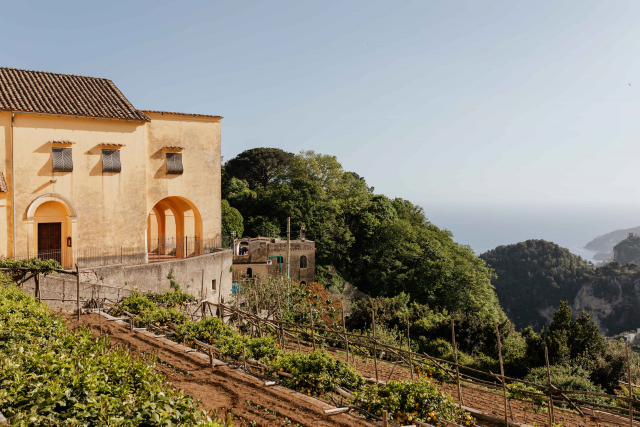
#> input picture data/photo1.jpg, 1280 x 853 px (shown at 1/2 size)
$ python basics.py
#> lines starting #> are read from the running program, lines starting #| are printed output that depends on the picture; after the words box and inside, x2 and y2 are one past the last pixel; in counts of white or black regions, pixels touching at a corner belong together
import cv2 as cv
import numpy as np
img = cv.imread('data/photo1.jpg') #read the file as array
#> img is the input picture: shape (853, 1280, 3); mean B, G, R 119.1, 134.9, 140.9
cv.imshow('photoframe',img) # show the file in a window named "photoframe"
#convert to gray
gray = cv.cvtColor(img,cv.COLOR_BGR2GRAY)
cv.imshow('grey frame',gray)

#Blur
blured=cv.GaussianBlur(img,(11,11),cv.BORDER_DEFAULT)
cv.imshow('blur frame',blured)

#edge  with canny algorithm
img2=cv.Canny(img,125,175)
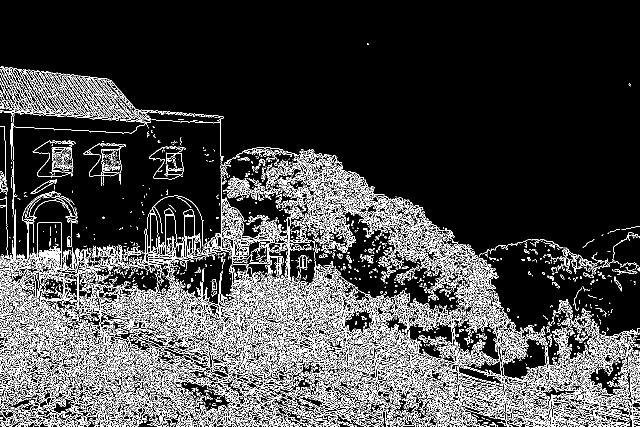
#> img2: shape (853, 1280) (shown at 1/2 size); 15.4% white in thin lines or dots, all inside (x1, y1, x2, y2) = (0, 87, 1280, 853)
cv.imshow('edges',img2)
#edges with sobel alg

# Sobel Edge Detection
sobelx = cv.Sobel(src=gray, ddepth=cv.CV_64F, dx=1, dy=0, ksize=5) # Sobel Edge Detection on the X axis
sobely = cv.Sobel(src=gray, ddepth=cv.CV_64F, dx=0, dy=1, ksize=5) # Sobel Edge Detection on the Y axis
sobelxy = cv.Sobel(src=gray, ddepth=cv.CV_64F, dx=1, dy=1, ksize=5) # Combined X and Y Sobel Edge Detection
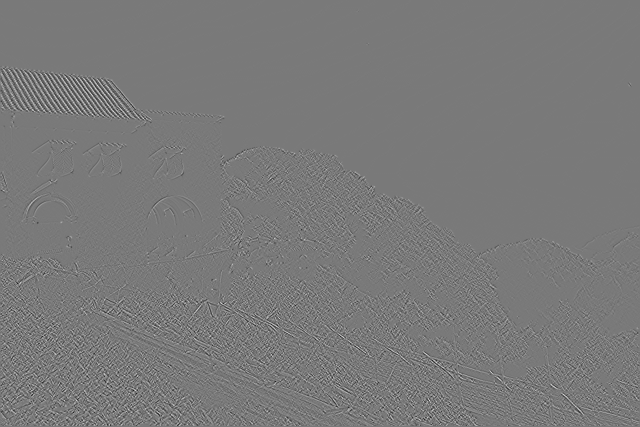
#> sobelxy: shape (853, 1280) float64 (shown at 1/2 size); min -2280, max 2494, mean 0; drawn with min black and max white
# Display Sobel Edge Detection Images
cv.imshow('Sobel X', sobelx)
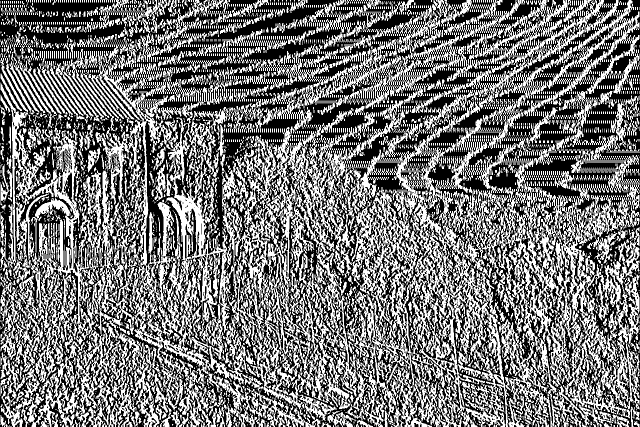
#> window 'Sobel X': shape (853, 1280) (shown at 1/2 size); 46.2% white; 4442 white regions (3280 under 20 px), largest, box (x1, y1, x2, y2) and area: (1, 102, 1019, 853) 235897, (995, 373, 1279, 853) 50102, (883, 0, 1237, 248) 15883
cv.waitKey(0)
cv.imshow('Sobel Y', sobely)
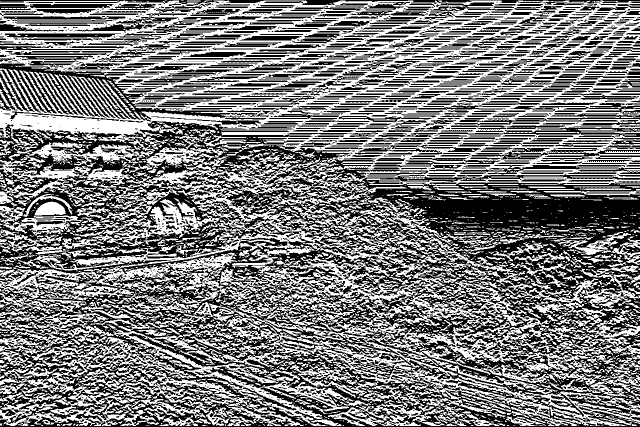
#> window 'Sobel Y': shape (853, 1280) (shown at 1/2 size); 48.3% white; 2958 white regions (2276 under 20 px), largest, box (x1, y1, x2, y2) and area: (0, 1, 1280, 852) 333705, (0, 639, 709, 852) 39987, (124, 396, 475, 500) 8192
cv.waitKey(0)
cv.imshow('Sobel X Y using Sobel() function', sobelxy)
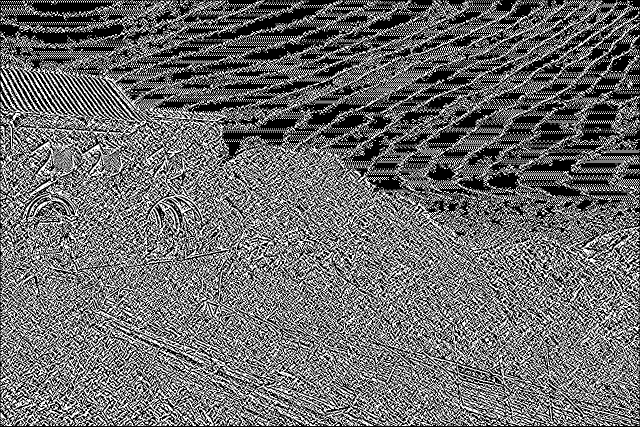
#> window 'Sobel X Y using Sobel() functi': shape (853, 1280) (shown at 1/2 size); 42.3% white in thin lines or dots
cv.waitKey(0)
#dialate image
dialated=cv.dilate(img,(10,3),iterations=50)
cv.imshow('dialated', dialated)
cv.waitKey(0)

#erode image
eroded=cv.erode(dialated,(10,3),iterations=50)
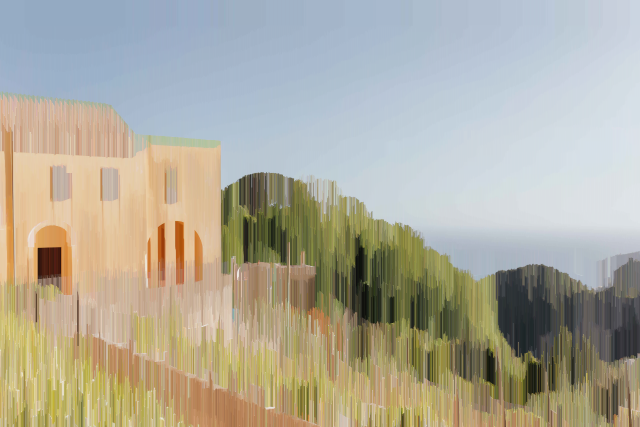
#> eroded: shape (853, 1280, 3) (shown at 1/2 size); mean B, G, R 154.9, 170.1, 174
cv.imshow('eroded', eroded)
cv.waitKey(0)

resized = cv.resize(img,(200,200),interpolation=cv.INTER_LINEAR)
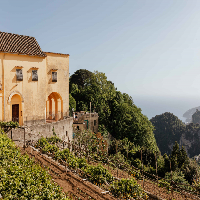
#> resized: shape (200, 200, 3); mean B, G, R 119, 134.8, 140.8
cv.imshow('resize',resized)
cv.waitKey(0)

$ run again, with data/photo2.jpg copied over data/photo1.jpg
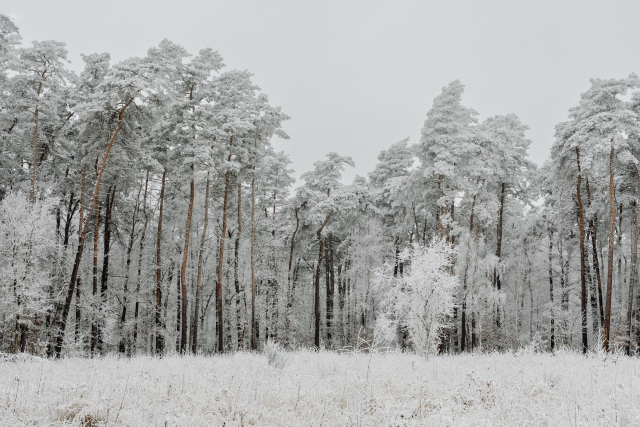
#> input picture data/photo2.jpg, 1280 x 853 px (shown at 1/2 size)
#> img is the input picture: shape (853, 1280, 3); mean B, G, R 165.2, 166.5, 165.5
#> `img2=cv.Canny(img,125,175)`:
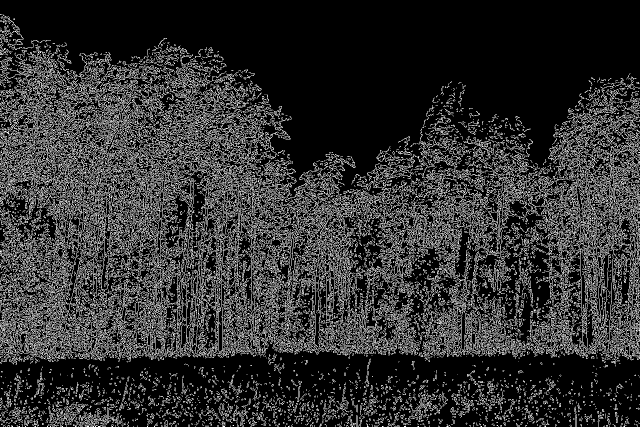
#> img2: shape (853, 1280) (shown at 1/2 size); 19.2% white in thin lines or dots
#> `resized = cv.resize(img,(200,200),interpolation=cv.INTER_LINEAR)`:
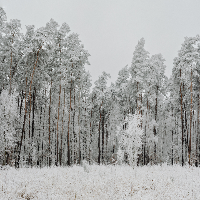
#> resized: shape (200, 200, 3); mean B, G, R 165.1, 166.4, 165.4

$ run again, with data/photo4.jpg copied over data/photo1.jpg
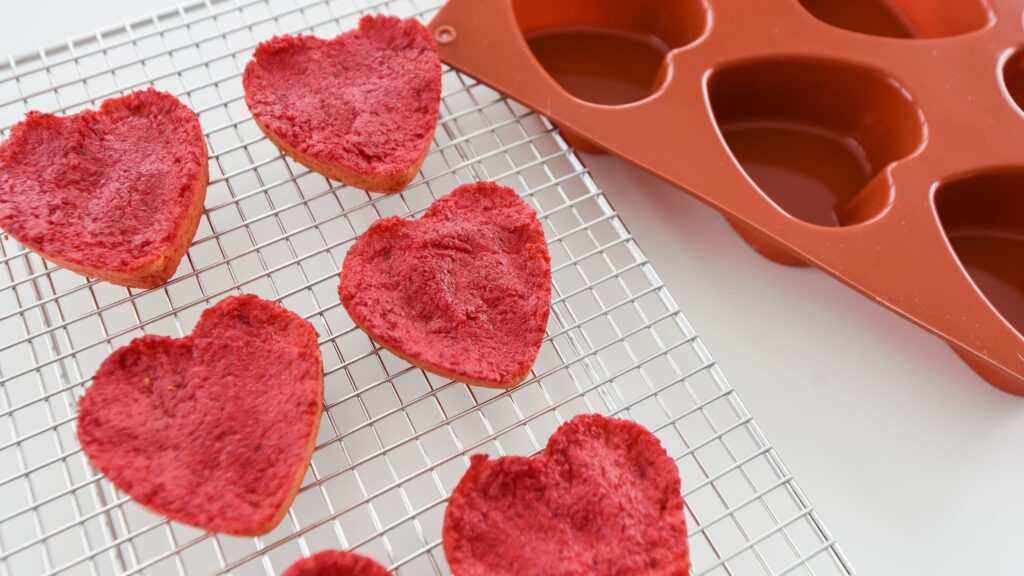
#> input picture data/photo4.jpg, 1024 x 576 px
#> img is the input picture: shape (576, 1024, 3); mean B, G, R 127.5, 132.8, 196.9
#> `img2=cv.Canny(img,125,175)`:
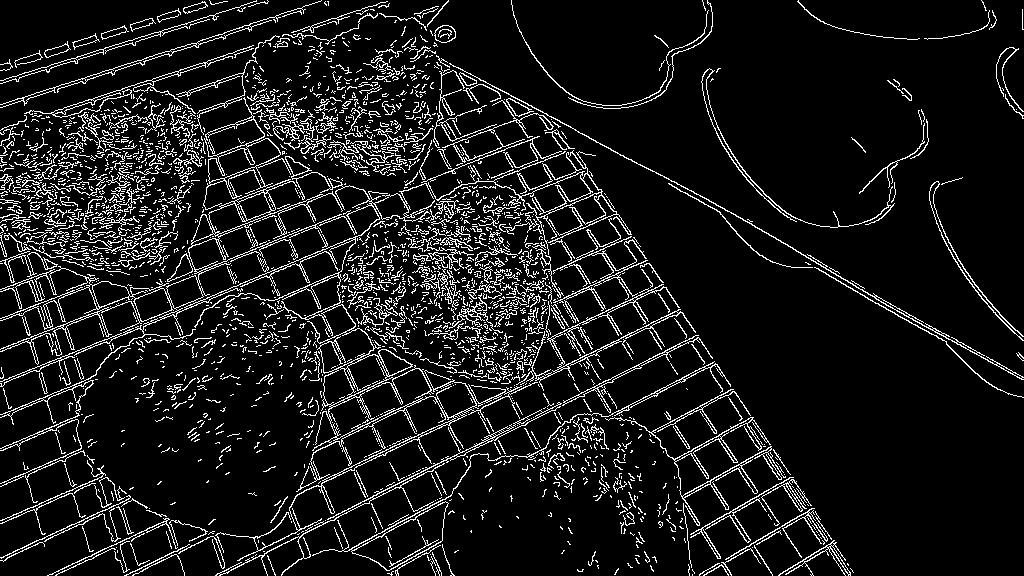
#> img2: shape (576, 1024); 9.7% white in thin lines or dots
#> `resized = cv.resize(img,(200,200),interpolation=cv.INTER_LINEAR)`:
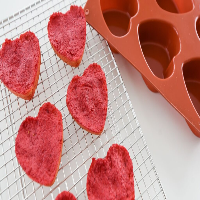
#> resized: shape (200, 200, 3); mean B, G, R 127.4, 132.6, 196.8

$ run again, with data/photo5.jpg copied over data/photo1.jpg
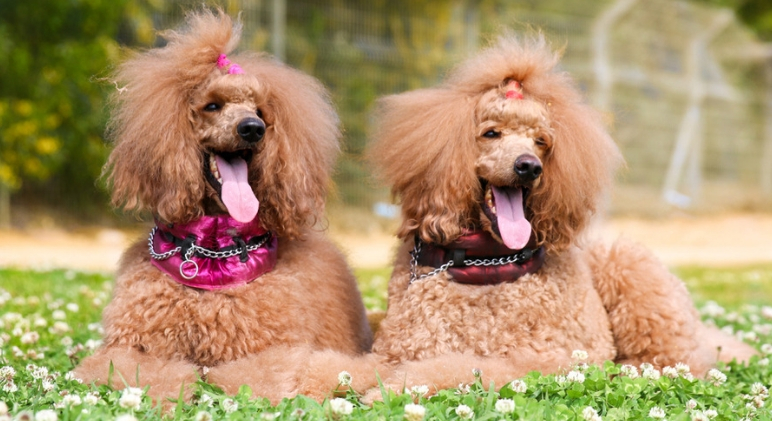
#> input picture data/photo5.jpg, 772 x 421 px
#> img is the input picture: shape (421, 772, 3); mean B, G, R 107.2, 147.4, 173.7
#> img2: shape (421, 772); 11% white in thin lines or dots
#> `resized = cv.resize(img,(200,200),interpolation=cv.INTER_LINEAR)`:
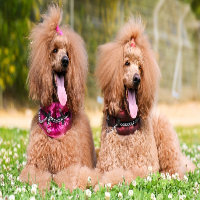
#> resized: shape (200, 200, 3); mean B, G, R 107.1, 147.2, 173.6
